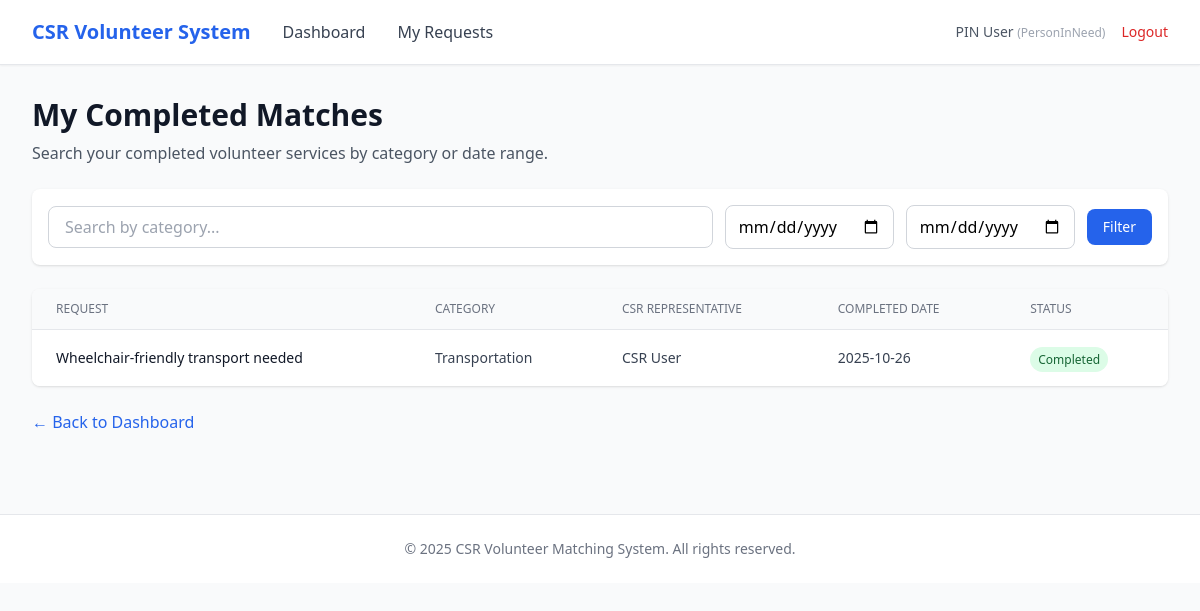
Screenshot of /pin/match-records (signed in) with the database file from the repository.
### app/entity/user_account.py (models this page shows, shortened)
class UserAccount(UserMixin, db.Model):
    __tablename__ = "user_accounts"
    userID = db.Column(db.Integer, primary_key=True, autoincrement=True)  # explicit auto increment
    name = db.Column(db.String(100), nullable=False)
    email = db.Column(db.String(120), nullable=False, unique=True, index=True)
    _password = db.Column("password", db.String(255), nullable=False)
    age = db.Column(db.Integer)
    phoneNumber = db.Column(db.String(20))
    isActive = db.Column(db.Boolean, default=True)
    profileID = db.Column(db.Integer, db.ForeignKey("user_profiles.profileID"), nullable=False)
    profile = db.relationship("UserProfile", back_populates="users", lazy=True)
    @property
    def password(self):
        raise AttributeError("Password is write-only.")
    @password.setter
    def password(self, raw):
        self._password = generate_password_hash(raw)

### app/entity/user_profile.py (models this page shows)
class UserProfile(db.Model):
    __tablename__ = "user_profiles"
    profileID   = db.Column(db.Integer, primary_key=True, autoincrement=True)  # explicit auto increment
    profileName = db.Column(db.String(50), nullable=False, unique=True)
    description = db.Column(db.String(255))
    isActive    = db.Column(db.Boolean, default=True)
    users = db.relationship("UserAccount", back_populates="profile", lazy=True)

### app/entity/match_record.py (models this page shows)
class MatchRecord(db.Model):
    __tablename__ = "match_records"
    matchRecordID = db.Column(db.Integer, primary_key=True)
    requestID = db.Column(db.Integer, db.ForeignKey("requests.requestID", ondelete="CASCADE"), nullable=False)
    csrRepID = db.Column(db.Integer, db.ForeignKey("user_accounts.userID"), nullable=False)
    pinID = db.Column(db.Integer, db.ForeignKey("user_accounts.userID"), nullable=False)
    categoryID = db.Column(db.Integer, db.ForeignKey("categories.categoryID"), nullable=False)
    status = db.Column(db.String(30), default="completed")
    matchedAt   = db.Column(db.DateTime, default=db.func.now(), nullable=False)
    completedAt = db.Column(db.DateTime)
    request = db.relationship("Request", back_populates="match_records", lazy=True)
    csr_representative = db.relationship(
        "UserAccount",
        foreign_keys=[csrRepID],
        backref=db.backref("match_records_as_csr", lazy=True),
        lazy=True
    )
    person_in_need = db.relationship(
        "UserAccount",
        foreign_keys=[pinID],
        backref=db.backref("match_records_as_pin", lazy=True),
        lazy=True
    )
    category = db.relationship("Category", lazy=True)

### app/entity/request.py (models this page shows)
class Request(db.Model):
    __tablename__ = "requests"
    requestID = db.Column(db.Integer, primary_key=True)
    pinID = db.Column(db.Integer, db.ForeignKey("user_accounts.userID"), nullable=False)
    csrRepID = db.Column(db.Integer, db.ForeignKey("user_accounts.userID"))
    categoryID = db.Column(db.Integer, db.ForeignKey("categories.categoryID"), nullable=False)
    title = db.Column(db.String(150), nullable=False)
    description = db.Column(db.Text)
    status = db.Column(db.String(30), default="open")
    viewCount = db.Column(db.Integer, default=0)
    shortlistCount = db.Column(db.Integer, default=0)
    createdAt = db.Column(db.DateTime, default=db.func.now(), nullable=False)
    closedAt  = db.Column(db.DateTime)
    category = db.relationship("Category", back_populates="requests", lazy=True)
    person_in_need = db.relationship(
        "UserAccount",
        foreign_keys=[pinID],
        backref=db.backref("requests_made", lazy=True),
        lazy=True
    )
    csr_representative = db.relationship(
        "UserAccount",
        foreign_keys=[csrRepID],
        backref=db.backref("requests_supported", lazy=True),
        lazy=True
    )
    shortlists = db.relationship(
        "Shortlist",
        back_populates="request",
        cascade="all, delete-orphan",
        passive_deletes=True
    )
    match_records = db.relationship(
        "MatchRecord",
        back_populates="request",
        cascade="all, delete-orphan",
        passive_deletes=True
    )

### app/entity/category.py (models this page shows)
class Category(db.Model):
    __tablename__ = "categories"
    categoryID   = db.Column(db.Integer, primary_key=True)
    categoryName = db.Column(db.String(100), nullable=False, unique=True)
    description  = db.Column(db.String(255))
    isActive     = db.Column(db.Boolean, default=True)
    requests = db.relationship("Request", back_populates="category", lazy=True)

### app/boundary/routes.py (the view)
@boundary_bp.route("/pin/match-records", methods=["GET"])
@login_required
def pin_match_records():
    from app.control.pin_searchMatchRecord_controller import PinSearchMatchRecordController
    category_query = request.args.get("category", "").strip()
    start_date = request.args.get("start_date", "").strip()
    end_date = request.args.get("end_date", "").strip()
    page = request.args.get("page", 1, type=int)
    per_page = 10
    results = PinSearchMatchRecordController().searchMatchRecord(
        current_user.userID, category_query, start_date, end_date
    )
    total = len(results)
    start = (page - 1) * per_page
    end = start + per_page
    paginated_matches = results[start:end]
    class SimplePagination:
        def __init__(self, page, per_page, total):
            self.page = page
            self.per_page = per_page
            self.total = total
            self.pages = (total + per_page - 1) // per_page
            self.has_prev = page > 1
            self.has_next = page < self.pages
            self.prev_num = page - 1
            self.next_num = page + 1
    pagination = SimplePagination(page, per_page, total)
    return render_template(
        "pin/matches.html",
        matches=paginated_matches,
        pagination=pagination,
        category_query=category_query,
        start_date=start_date,
        end_date=end_date
    )

### app/control/pin_searchMatchRecord_controller.py (called while the page is built)
    def searchMatchRecord(self, pin_id: int, category_query: str = "", start_date: str = "", end_date: str = ""):
        q = (
            db.session.query(MatchRecord)
            .join(Request, MatchRecord.requestID == Request.requestID)
            .join(Category, Request.categoryID == Category.categoryID)
            .filter(
                Request.pinID == pin_id,
                MatchRecord.status == "completed"   # ensure 'Completed Matches'
            )
        )
        if category_query and category_query.strip():
            like = f"%{category_query.strip()}%"
            q = q.filter(Category.categoryName.ilike(like))
        if start_date:
            q = q.filter(func.date(MatchRecord.completedAt) >= start_date)
        if end_date:
            q = q.filter(func.date(MatchRecord.completedAt) <= end_date)
        return q.order_by(MatchRecord.completedAt.desc()).all()

### app/entity/user_account.py (called while the page is built)
@login_manager.user_loader
def load_user(user_id):
    return UserAccount.query.get(int(user_id))

### app/templates/pin/matches.html (shortened to what this page needs)
{% extends "base.html" %}
{% block nav_links %}
<a href="{{ url_for('boundary.pin_dashboard') }}" class="text-gray-700 hover:text-primary">Dashboard</a>
<a href="{{ url_for('boundary.pin_requests') }}" class="text-gray-700 hover:text-primary">My Requests</a>
{% endblock %}
{% block content %}
<div class="mb-6">
    <h1 class="text-3xl font-bold text-gray-900">My Completed Matches</h1>
    <p class="text-gray-600 mt-2">Search your completed volunteer services by category or date range.</p>
</div>
<div class="bg-white rounded-lg shadow mb-6 p-4">
    <form method="GET" action="{{ url_for('boundary.pin_match_records') }}" class="flex flex-wrap gap-3 items-center">
        <input type="text"
               name="category"
               value="{{ category_query }}"
               placeholder="Search by category..."
               class="flex-1 px-4 py-2 border border-gray-300 rounded-lg focus:ring-2 focus:ring-primary focus:border-transparent">
        <input type="date"
               name="start_date"
               value="{{ start_date }}"
               class="px-3 py-2 border border-gray-300 rounded-lg focus:ring-2 focus:ring-primary focus:border-transparent">
        <input type="date"
               name="end_date"
               value="{{ end_date }}"
               class="px-3 py-2 border border-gray-300 rounded-lg focus:ring-2 focus:ring-primary focus:border-transparent">
        <button type="submit"
                class="px-4 py-2 bg-primary text-white rounded-lg hover:bg-blue-700 transition text-sm">
            Filter
        </button>
    </form>
</div>
<div class="bg-white rounded-lg shadow overflow-hidden">
    <table class="min-w-full divide-y divide-gray-200">
        <thead class="bg-gray-50">
            <tr>
                <th class="px-6 py-3 text-left text-xs font-medium text-gray-500 uppercase">Request</th>
                <th class="px-6 py-3 text-left text-xs font-medium text-gray-500 uppercase">Category</th>
                <th class="px-6 py-3 text-left text-xs font-medium text-gray-500 uppercase">CSR Representative</th>
                <th class="px-6 py-3 text-left text-xs font-medium text-gray-500 uppercase">Completed Date</th>
                <th class="px-6 py-3 text-left text-xs font-medium text-gray-500 uppercase">Status</th>
            </tr>
        </thead>
        <tbody class="bg-white divide-y divide-gray-200">
            {% for match in matches %}
            <tr>
                <td class="px-6 py-4 text-sm font-medium text-gray-900">{{ match.request.title }}</td>
                <td class="px-6 py-4 text-sm text-gray-700">{{ match.category.categoryName }}</td>
                <td class="px-6 py-4 text-sm text-gray-700">{{ match.csr_representative.name }}</td>
                <td class="px-6 py-4 text-sm text-gray-700">
                    {{ match.completedAt.strftime('%Y-%m-%d') if match.completedAt else 'N/A' }}
                </td>
                <td class="px-6 py-4 whitespace-nowrap">
                    <span class="px-2 py-1 text-xs font-medium rounded-full bg-green-100 text-green-800">
                        {{ match.status|capitalize }}
                    </span>
                </td>
            </tr>
            {% else %}
            <tr>
                <td colspan="5" class="px-6 py-12 text-center text-gray-500">
                    No completed matches found for selected filters.
                </td>
            </tr>
            {% endfor %}
        </tbody>
    </table>
</div>
<div class="mt-6">
    <a href="{{ url_for('boundary.pin_dashboard') }}" class="text-primary hover:text-blue-700">
        ← Back to Dashboard
    </a>
</div>
{% endblock %}

### app/templates/base.html (shortened to what this page needs)
<!DOCTYPE html>
<html lang="en">
<head>
    <script src="https://cdn.tailwindcss.com"></script>
</head>
<body class="bg-gray-50 min-h-screen">
    {% if current_user.is_authenticated %}
    <nav class="bg-white shadow-sm border-b border-gray-200">
        <div class="max-w-7xl mx-auto px-4 sm:px-6 lg:px-8">
            <div class="flex justify-between items-center h-16">
                <div class="flex items-center gap-8">
                    <a href="{{ url_for('boundary.login') }}" class="text-xl font-bold text-primary">
                        CSR Volunteer System
                    </a>
                    {% block nav_links %}{% endblock %}
                </div>
                <div class="flex items-center gap-4">
                    <span class="text-sm text-gray-600">
                        {{ current_user.name }}
                        <span class="text-xs text-gray-400">({{ current_user.profile.profileName }})</span>
                    </span>
                    <a href="{{ url_for('boundary.logout') }}" class="text-sm text-red-600 hover:text-red-700">
                        Logout
                    </a>
                </div>
            </div>
        </div>
    </nav>
    {% endif %}
    <main class="max-w-7xl mx-auto px-4 sm:px-6 lg:px-8 py-8">
        {% block content %}{% endblock %}
    </main>
    <footer class="bg-white border-t border-gray-200 mt-12">
        <div class="max-w-7xl mx-auto px-4 sm:px-6 lg:px-8 py-6">
            <p class="text-center text-sm text-gray-500">
                &copy; 2025 CSR Volunteer Matching System. All rights reserved.
            </p>
        </div>
    </footer>
</body>
</html>

### rows the page displays
UserAccount: name "PIN User"
UserProfile: profile.profileName "PersonInNeed"
MatchRecord: request "Wheelchair-friendly transport needed", category.categoryName "Transportation", csr_representative.name "CSR User", completedAt "2025-10-26", status "Completed"
